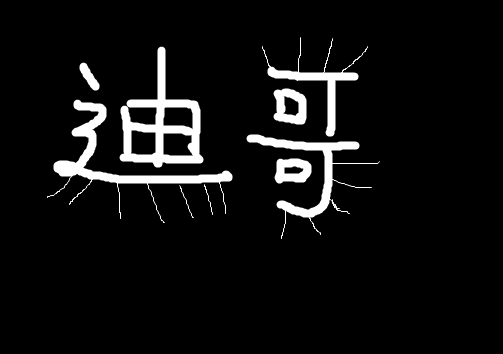
#> input picture Vison/Vison_Study/Pictures/dige.png, 503 x 354 px
$ jupyter execute '4-图像形态学操作.ipynb'
#> lines starting #> are read from the running program, lines starting #| are printed output that depends on the picture; after the words box and inside, x2 and y2 are one past the last pixel; in counts of white or black regions, pixels touching at a corner belong together
[cell 1]
import sys
if "vision_env" not in sys.executable:
    print("/n环境配置错误!!!/n")
    print(sys.executable)
else:
    print("环境配置正常")

[cell 2]
import numpy  as np
import pandas as pd
import matplotlib.pyplot as plt
from matplotlib import rcParams # 字体配置,支持中文
rcParams['font.family'] = 'SimHei'
rcParams['axes.unicode_minus'] = False  # 解决负号不显示的问题

import cv2

print("opencv:", cv2.__version__)
print("numpy:", np.__version__)

<font color = #000000 >

## 4. 图像形态学操作
</font>

[cell 3]
picture = '../Pictures/'
# 定义图像展示函数
def img_show(img):
    if img is None:
        print("图像读取失败")
    else:
        # 图像展示
        cv2.imshow("image", img)    # 首先需要确定图像存在才能打开
        print(img.shape)
        cv2.waitKey(0)  # 等待时间,0对应无限等待,知道按下任意按键
        cv2.destroyAllWindows()

<font color = #000000>

### 4-1 腐蚀操作
</font>

[cell 4]
# 1. 读取图像
img = cv2.imread(picture + 'dige.png')
#> img is the input picture: shape (354, 503, 3); min 0, max 255, mean 15.9

# 2. 腐蚀操作
kernel   = np.ones((5,5)  , np.uint8)   # 选择卷积核腐蚀就是基于一个点，看身边(核的大小)其他点的状况(腐蚀)
kernel2  = np.ones((3,3) , np.uint8)   # 这里腐蚀范围小一些
erosion  = cv2.erode(img,kernel ,iterations = 1)  # iterations: 腐蚀次数
erosion2 = cv2.erode(img,kernel2,iterations = 1)  # iterations: 腐蚀次数
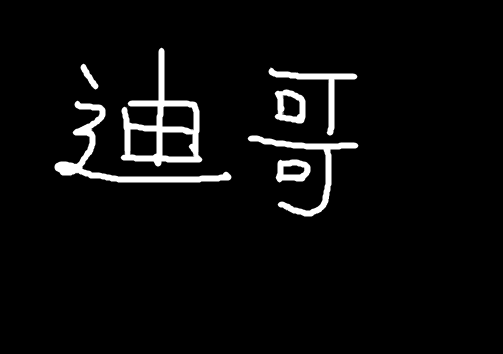
#> erosion2: shape (354, 503, 3); min 0, max 255, mean 11.1

# 3. 对比展示
plt.subplot(2, 3, 1) , plt.imshow(img,'gray') , plt.title('原图')
plt.subplot(2, 3, 2) , plt.imshow(erosion) , plt.title('腐蚀操作后')
plt.subplot(2, 3, 3) , plt.imshow(erosion2) , plt.title('小核腐蚀操作后')

plt.show()
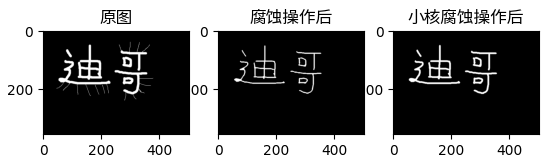
#> figure drawn by matplotlib, 3 panels

<font color = #000000>

### 4-2 膨胀操作
</font>

[cell 5]
# 1. 读取图像
img = cv2.imread(picture + 'dige.png')

# 2. 膨胀操作
kernel = np.ones((3,3),np.uint8)
dige_erosion = cv2.dilate(erosion2,kernel,iterations = 2)    # 基于上次腐蚀得到的图像进行膨胀

# 3. 对比展示
plt.subplot(2, 3, 1) , plt.imshow(img,'gray') , plt.title('原图')
plt.subplot(2, 3, 2) , plt.imshow(erosion2) , plt.title('小核腐蚀操作后')
plt.subplot(2, 3, 3) , plt.imshow(dige_erosion) , plt.title('膨胀操作后')

plt.show()

[cell 6]
# 膨胀-例2
# 1. 读图
pie = cv2.imread(picture + 'pie.png')
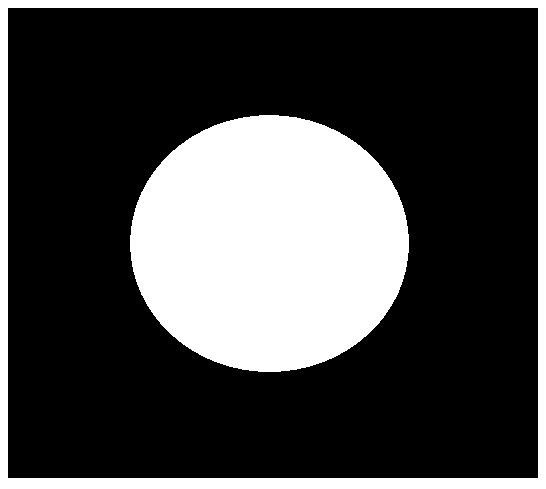
#> input picture Vison/Vison_Study/Pictures/pie.png, 546 x 489 px
#> pie is the input picture: shape (489, 546, 3); 27.8% white; 2 white regions, box (x1, y1, x2, y2) and area: (130, 115, 409, 372) 56244, (0, 0, 546, 489) 17894

# 2. 腐蚀操作：核:(5,5) 次数:10*n
kernel = np.ones((5,5) , np.uint8)
erosion_1 = cv2.erode(pie,kernel,iterations = 10)
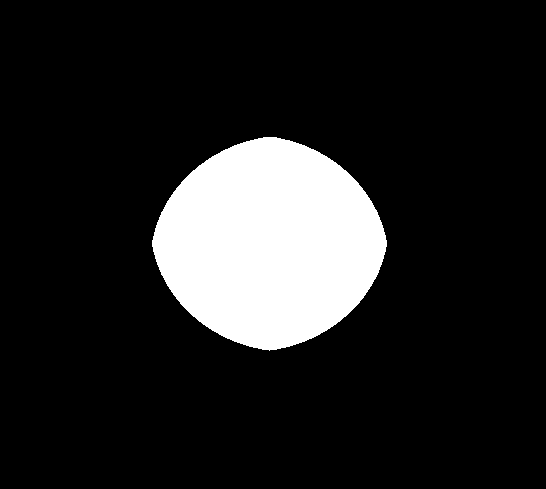
#> erosion_1: shape (489, 546, 3); 13.7% white; 1 white region, box (x1, y1, x2, y2) and area: (152, 137, 387, 351) 36496
erosion_2 = cv2.erode(pie,kernel,iterations = 20)
#> erosion_2: shape (489, 546, 3); 7.7% white; 1 white region, box (x1, y1, x2, y2) and area: (177, 161, 362, 327) 20447
erosion_3 = cv2.erode(pie,kernel,iterations = 30)
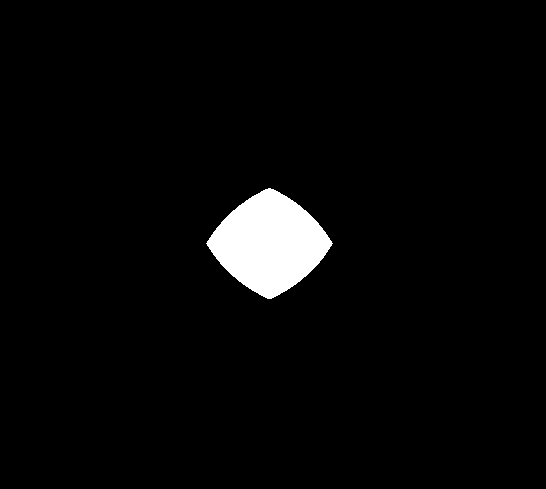
#> erosion_3: shape (489, 546, 3); 3.2% white; 1 white region, box (x1, y1, x2, y2) and area: (206, 188, 333, 299) 8610

# 3. 膨胀操作：核:(30,30) 次数:1*n
kernel = np.ones((30,30) , np.uint8)
dilate_1 =  cv2.dilate(pie , kernel , iterations=1)
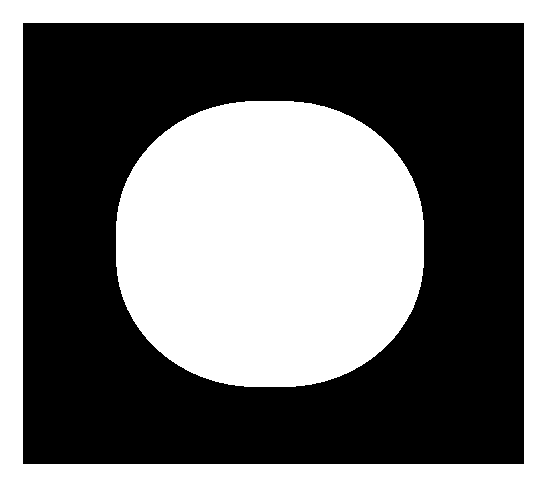
#> dilate_1: shape (489, 546, 3); 44.5% white; 2 white regions, box (x1, y1, x2, y2) and area: (116, 101, 424, 387) 72629, (0, 0, 546, 489) 46053
dilate_2 =  cv2.dilate(pie , kernel , iterations=2)
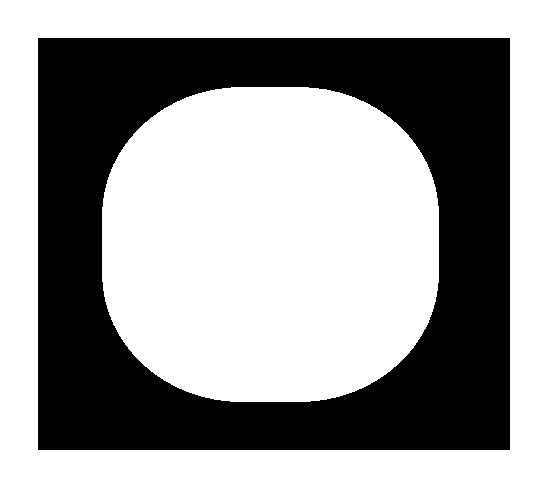
#> dilate_2: shape (489, 546, 3); 61.1% white; 1 black region, box (x1, y1, x2, y2) and area: (38, 38, 510, 450) 103768
dilate_3 =  cv2.dilate(pie , kernel , iterations=3)
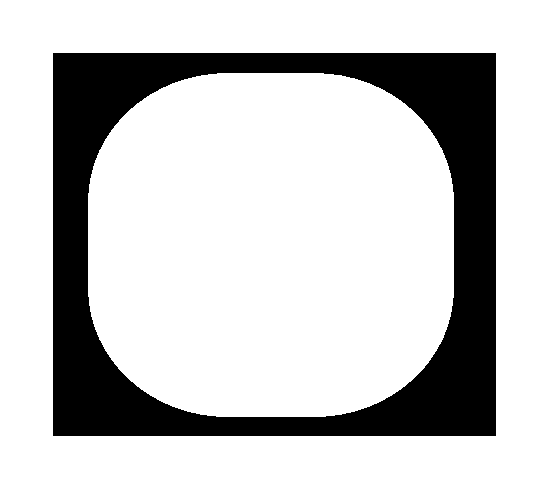
#> dilate_3: shape (489, 546, 3); 77.8% white; 1 black region, box (x1, y1, x2, y2) and area: (53, 53, 496, 436) 59224

# 4. 对比展示
plt.subplot(3, 3, 2) , plt.imshow(pie,'gray') , plt.title('原图')

plt.subplot(3, 3, 4) , plt.imshow(erosion_1,'gray') , plt.title('腐蚀:10次')
plt.subplot(3, 3, 5) , plt.imshow(erosion_2,'gray') , plt.title('腐蚀:20次')
plt.subplot(3, 3, 6) , plt.imshow(erosion_3,'gray') , plt.title('腐蚀:30次')

plt.subplot(3, 3, 7) , plt.imshow(dilate_1 ,'gray') , plt.title('膨胀:1次')
plt.subplot(3, 3, 8) , plt.imshow(dilate_2 ,'gray') , plt.title('膨胀:2次')
plt.subplot(3, 3, 9) , plt.imshow(dilate_3 ,'gray') , plt.title('膨胀:3次')

<font color = #000000>

### 4-3 开运算与闭运算
+ 开运算: 先腐蚀再膨胀 `像“用小刷子把小亮点刷掉，然后恢复大物体形状”  去除小白点（小噪声）`
+ 闭运算: 先膨胀再腐蚀 `像“先把亮区域撑大，把小洞填满，然后再收回来”  填充小黑洞（小凹陷）`
</font>

[cell 7]
# 开运算:先腐蚀再膨胀
img = cv2.imread(picture + 'dige.png')

kernel = np.ones((5,5) , np.uint8)

opening = cv2.morphologyEx(img , cv2.MORPH_OPEN , kernel)

plt.imshow(opening)

[cell 8]
# 闭运算:先膨胀再腐蚀
img = cv2.imread(picture + 'dige.png')

kernel = np.ones((5,5) , np.uint8)

closing = cv2.morphologyEx(img , cv2.MORPH_CLOSE , kernel)

plt.imshow(closing)

<font color = #000000>

### 4-4 梯度运算
* 梯度 = 膨胀 - 腐蚀

</font>

[cell 9]
pie = cv2.imread(picture + 'pie.png')
kernel = np.ones((7,7),np.uint8)
# 得到梯度:先膨胀再腐蚀
gradient = cv2.morphologyEx(pie , cv2.MORPH_GRADIENT , kernel)
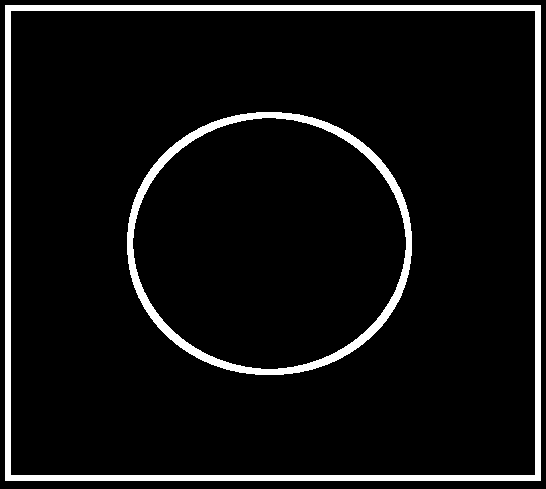
#> gradient: shape (489, 546, 3); 6.9% white; 2 white regions, box (x1, y1, x2, y2) and area: (5, 5, 541, 481) 12000, (127, 112, 412, 375) 6432
plt.imshow(gradient)

<font color = #000000>

### 4-5 礼帽和黑帽
+ 礼帽 = 原始输入 - 开运算结果(先腐蚀再膨胀) -> 开运算得到不带毛刺版本,所以礼帽得到仅毛刺 `提取 小亮点、凸起、局部高光`
    + 礼帽 → 找 “亮的小东西”
+ 黑帽 = 闭运算(先膨胀再腐蚀) - 原始输入     -> 闭运算得到刺更多的版本,刺-刺得到少数轮廓点 `提取 小暗点、凹陷、局部阴影`
    + 黑帽 → 找“暗的小东西”

</font>

[cell 10]
# 1. 礼帽
img = cv2.imread(picture + "dige.png")
tophat = cv2.morphologyEx(img , cv2.MORPH_TOPHAT , kernel)
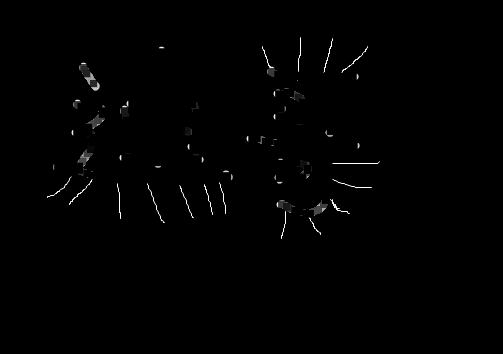
#> tophat: shape (354, 503, 3); min 0, max 255, mean 1.4
plt.imshow(tophat)

[cell 11]
# 2. 黑帽
img = cv2.imread(picture + "dige.png")
blackhat = cv2.morphologyEx(img , cv2.MORPH_BLACKHAT , kernel)
plt.imshow(blackhat)
